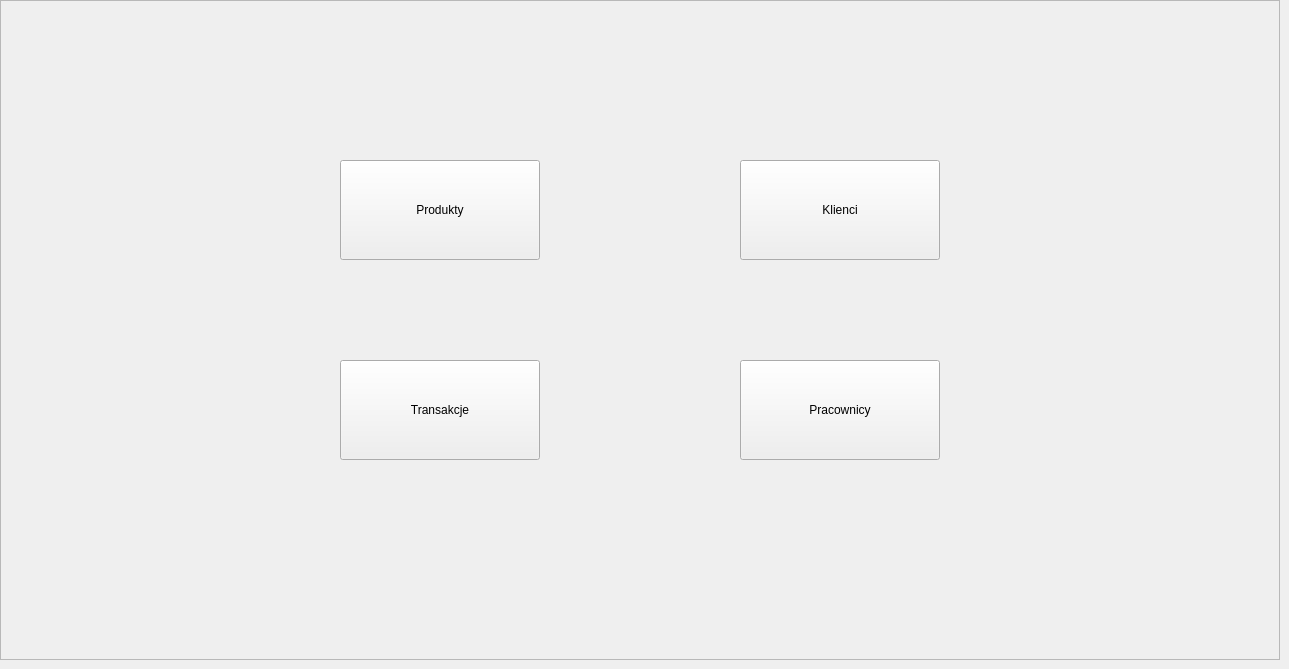
    <widget class="QWidget" name="menu_page">
     <widget class="QFrame" name="frame">
      <property name="geometry">
       <rect>
        <x>0</x>
        <y>0</y>
        <width>1280</width>
        <height>660</height>
       </rect>
      </property>
      <property name="frameShape">
       <enum>QFrame::StyledPanel</enum>
      </property>
      <property name="frameShadow">
       <enum>QFrame::Raised</enum>
      </property>
      <widget class="QPushButton" name="produkty_btn">
       <property name="geometry">
        <rect>
         <x>340</x>
         <y>160</y>
         <width>200</width>
         <height>100</height>
        </rect>
       </property>
       <property name="text">
        <string>Produkty</string>
       </property>
      </widget>
      <widget class="QPushButton" name="transakcje_btn">
       <property name="geometry">
        <rect>
         <x>340</x>
         <y>360</y>
         <width>200</width>
         <height>100</height>
        </rect>
       </property>
       <property name="text">
        <string>Transakcje</string>
       </property>
      </widget>
      <widget class="QPushButton" name="pracownicy_btn">
       <property name="geometry">
        <rect>
         <x>740</x>
         <y>360</y>
         <width>200</width>
         <height>100</height>
        </rect>
       </property>
       <property name="text">
        <string>Pracownicy</string>
       </property>
      </widget>
      <widget class="QPushButton" name="klienci_btn">
       <property name="geometry">
        <rect>
         <x>740</x>
         <y>160</y>
         <width>200</width>
         <height>100</height>
        </rect>
       </property>
       <property name="text">
        <string>Klienci</string>
       </property>
      </widget>
     </widget>
    </widget>
